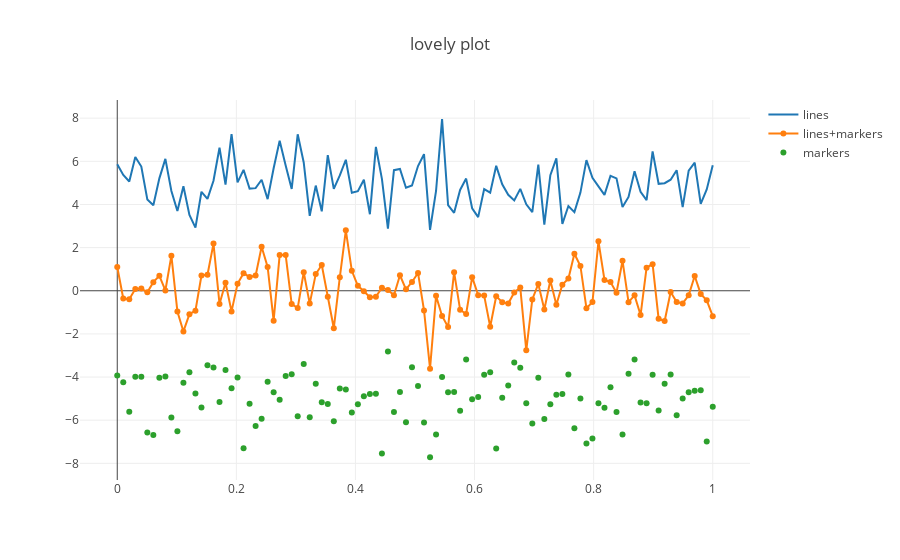

The notebook cell saved with this chart:
### Code cell
# But figures are not particularly usefull when you don't define layout, 
# as it only becomes crucial when you do need to combine layout with data, so here's what you do when that happens:

layout = go.Layout(title="lovely plot")
fig = go.Figure(data=data, layout=layout)
off.iplot(fig)
